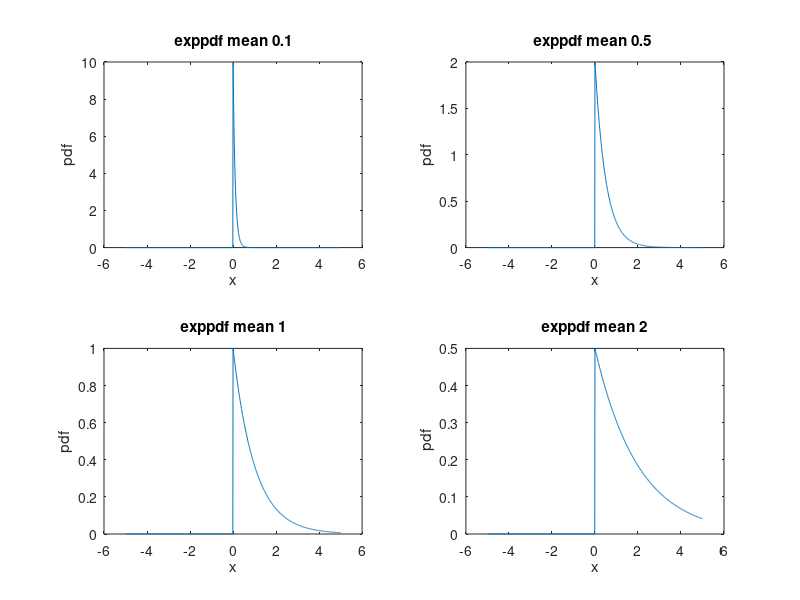

MATLAB code for this plot:
clc;
pkg load statistics

x= -5:0.01:5;
y= exppdf (x,0.1)
subplot(2,2,1)
plot (x,y)
xlabel('x')
ylabel('pdf')
title('exppdf mean 0.1')
subplot (2,2,2)
x= -5:0.01:5;
y= exppdf(x,0.5)
plot(x,y)
xlabel ('x')
ylabel ('pdf')
title ('exppdf mean 0.5 ')
subplot (2,2,3)
x= -5:0.01:5
y= exppdf (x,1)
plot (x,y)
xlabel ('x')
ylabel ('pdf')
title (' exppdf mean 1 ')
subplot (2,2,4)
x= -5:0.01:5;
y=  exppdf (x,2)
plot(x,y)
xlabel ('x')
ylabel (' pdf')
title (' exppdf mean 2 ')
